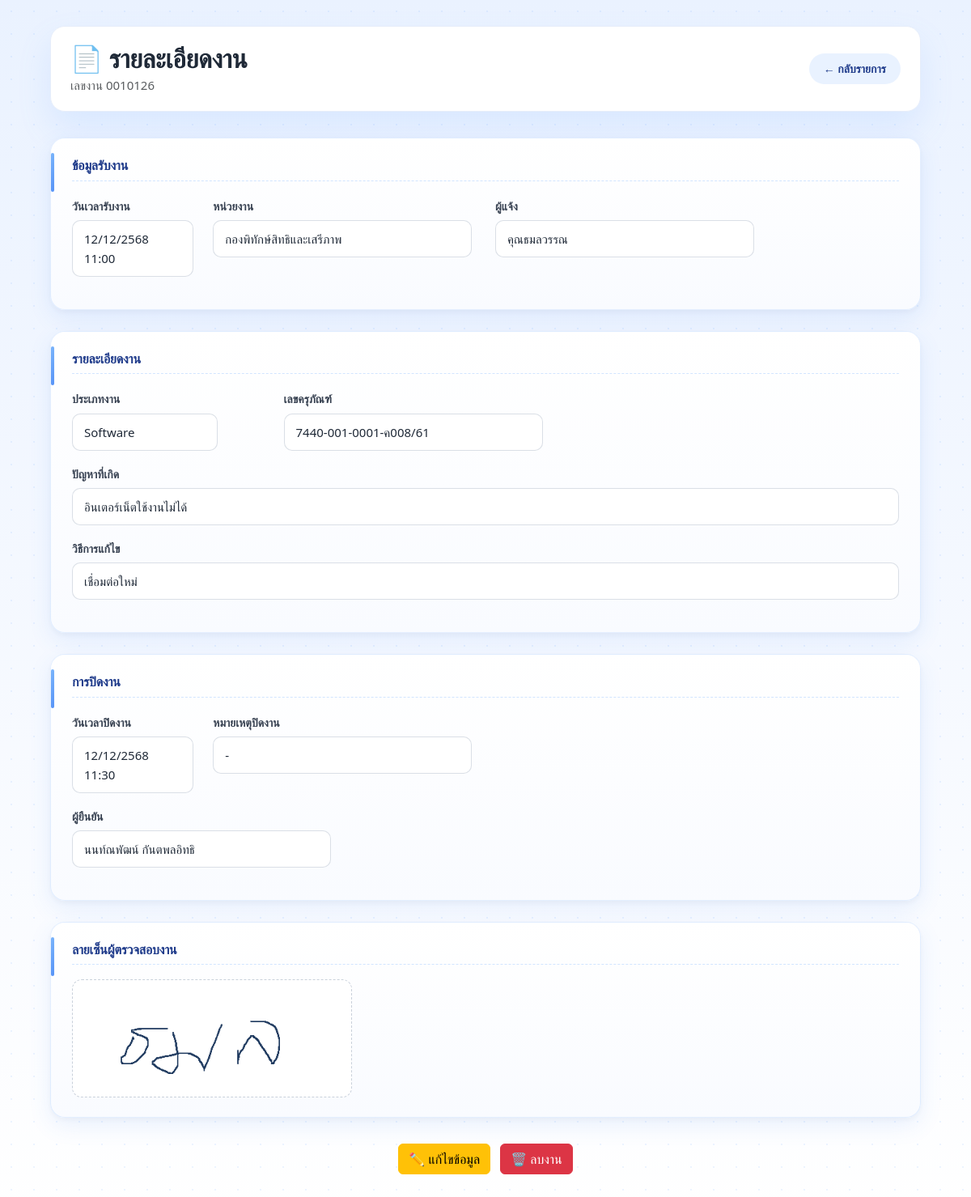
Screenshot of /view/1 with the database file from the repository.
### tables this page shows
CREATE TABLE reports (
            id INTEGER PRIMARY KEY AUTOINCREMENT,
            work_no TEXT UNIQUE,
            receive_datetime TEXT,
            department TEXT,
            reporter TEXT,
            job_type TEXT,
            asset_no TEXT,
            problem TEXT,
            solution TEXT,
            completed_datetime TEXT,
            close_note TEXT,
            confirm_name TEXT,
            signature TEXT,
            created_at TEXT
        );

CREATE TABLE departments (
    id INTEGER PRIMARY KEY AUTOINCREMENT,
    short_name TEXT NOT NULL,
    full_name TEXT NOT NULL,
    active INTEGER DEFAULT 1
);

### app.py (the view)
@app.route("/view/<int:report_id>")
def view_report(report_id):
    conn = sqlite3.connect(DB_NAME)
    cursor = conn.cursor()
    cursor.execute(
        """
        SELECT
            id,
            work_no,
            receive_datetime,
            department,
            reporter,
            job_type,
            asset_no,
            problem,
            solution,
            completed_datetime,
            close_note,
            confirm_name,
            signature
        FROM reports
        WHERE id=?
    """,
        (report_id,),
    )
    r = cursor.fetchone()
    conn.close()
    if not r:
        return "ไม่พบข้อมูลงาน", 404
    data = {
        "id": r[0],
        "work_no": r[1],
        "receive_datetime": format_date_th(r[2]),
        "department": get_department_full(r[3]),
        "reporter": r[4],
        "job_type": r[5],
        "asset_no": r[6],
        "problem": r[7],
        "solution": r[8],
        "completed_datetime": format_date_th(r[9]),
        "close_note": r[10],
        "confirm_name": r[11],
        "signature": os.path.basename(r[12]) if r[12] else None,
    }
    return render_template("view.html", data=data)

### app.py (called while the page is built)
def get_db():
    conn = sqlite3.connect("report.db")
    conn.row_factory = sqlite3.Row
    return conn

def get_department_full(code):
    conn = get_db()
    cur = conn.cursor()
    cur.execute(
        "SELECT full_name FROM departments WHERE short_name = ?",
        (code,)
    )
    row = cur.fetchone()
    conn.close()
    return row[0] if row else code

def format_date_th(date_str):
    if not date_str:
        return ""
    try:
        dt = datetime.strptime(date_str, "%Y-%m-%d %H:%M")
        year_be = dt.year + 543
        return f"{dt.day:02d}/{dt.month:02d}/{year_be} {dt.strftime('%H:%M')}"
    except:
        return ""

### templates/view.html (shortened to what this page needs)
<!DOCTYPE html>
<html lang="th">
<head>
    <link href="https://cdn.jsdelivr.net/npm/bootstrap@5.3.2/dist/css/bootstrap.min.css" rel="stylesheet">
    <link rel="stylesheet" href="/static/theme.css">
</head>
<body>
<div class="container">
    <div class="report-header">
        <div>
            <h2>📄 รายละเอียดงาน</h2>
            <div class="text-muted">
                เลขงาน {{ data.work_no }}
            </div>
        </div>
        <a href="/list" class="btn-back">
            ← กลับรายการ
        </a>
    </div>
    <div class="section-box">
        <h5>ข้อมูลรับงาน</h5>
        <div class="row">
            <div class="col-md-2 mb-3">
                <label>วันเวลารับงาน</label>
                <div class="value input-sm">
                    {{ data.receive_datetime }}
                </div>
            </div>
            <div class="col-md-4 mb-3">
                <label>หน่วยงาน</label>
                <div class="value input-md">
                    {{ data.department }}
                </div>
            </div>
            <div class="col-md-4 mb-3">
                <label>ผู้แจ้ง</label>
                <div class="value input-md">
                    {{ data.reporter }}
                </div>
            </div>
        </div>
    </div>
    <div class="section-box">
        <h5>รายละเอียดงาน</h5>
        <div class="row">
            <div class="col-md-3 mb-3">
                <label>ประเภทงาน</label>
                <div class="value input-sm">
                    {{ data.job_type }}
                </div>
            </div>
            <div class="col-md-5 mb-3">
                <label>เลขครุภัณฑ์</label>
                <div class="value input-md">
                    {{ data.asset_no if data.asset_no else "-" }}
                </div>
            </div>
        </div>
        <div class="mb-3">
            <label>ปัญหาที่เกิด</label>
            <div class="value input-lg">
                {{ data.problem }}
            </div>
        </div>
        <div class="mb-3">
            <label>วิธีการแก้ไข</label>
            <div class="value input-lg">
                {{ data.solution }}
            </div>
        </div>
    </div>
    <div class="section-box">
        <h5>การปิดงาน</h5>
        <div class="row">
            <div class="col-md-2 mb-3">
                <label>วันเวลาปิดงาน</label>
                <div class="value input-sm">
                    {{ data.completed_datetime if data.completed_datetime else "-" }}
                </div>
            </div>
            <div class="col-md-6 mb-3">
                <label>หมายเหตุปิดงาน</label>
                <div class="value input-md">
                    {{ data.close_note if data.close_note else "-" }}
                </div>
            </div>
        </div>
        <div class="mb-3">
            <label>ผู้ยืนยัน</label>
            <div class="value input-md">
                {{ data.confirm_name if data.confirm_name else "-" }}
            </div>
        </div>
    </div>
    <div class="section-box">
        <h5>ลายเซ็นผู้ตรวจสอบงาน</h5>
        {% if data.signature %}
            <div class="signature-box">
                <img src="/static/signatures/{{ data.signature }}?v={{ data.id }}"
                     alt="ลายเซ็น"
                     style="max-width:320px;">
            </div>
        {% else %}
            <div class="value value-muted input-md">
                ไม่มีลายเซ็น
            </div>
        {% endif %}
    </div>
    <div class="submit-wrapper">
        <a href="/edit/{{ data.id }}" class="btn btn-warning me-2">
            ✏️ แก้ไขข้อมูล
        </a>
        <form action="/delete/{{ data.id }}"
              method="post"
              style="display:inline;"
              onsubmit="return confirm('⚠️ ต้องการลบงานนี้ถาวร ใช่หรือไม่?');">
            <button type="submit" class="btn btn-danger">
                🗑️ ลบงาน
            </button>
        </form>
    </div>
</div>
</body>
</html>

### static/theme.css (style rules this page uses)
:root { --primary: #6CA8FF; --bg: #F5F9FF; --card: #FFFFFF; --border: #E6EDFA; --text-main: #1F2937; --text-muted: #94A3B8; }
body { background-color: var(--bg); color: var(--text-main); font-family: "Segoe UI", Tahoma, sans-serif; }
.section-box { background: linear-gradient( 180deg, #ffffff 0%, #f9fbff 100% ) !important; border-radius: 18px !important; border: 1px solid rgba(108,168,255,0.18) !important; box-shadow: 0 10px 28px rgba(59,130,246,0.10), 0 3px 8px rgba(0,0,0,0.04) !important; padding: 24px 26px !important; }
.btn-back { display: inline-flex; align-items: center; gap: 6px; padding: 8px 18px; border-radius: 999px; background: rgba(108,168,255,0.15); color: #1e3a8a; font-weight: 600; font-size: 14px; text-decoration: none; transition: background 0.25s ease, transform 0.25s ease, box-shadow 0.25s ease; }
.report-header { display: flex; justify-content: space-between; align-items: center; background: #ffffff; padding: 20px 24px; border-radius: 18px; border: 1px solid var(--border); box-shadow: 0 20px 40px rgba(108,168,255,0.15); margin-bottom: 32px; }
.input-sm { max-width: 180px; }
.input-md { max-width: 320px; }
.input-lg { max-width: 100%; }
.value { background: #ffffff; border: 1px solid rgba(148,163,184,0.35); border-radius: 10px; padding: 10px 14px; min-height: 42px; display: flex; align-items: center; }
body { background: linear-gradient( 180deg, #eaf2ff 0%, #f4f8ff 45%, #ffffff 100% ); min-height: 100vh; font-size: 15px; line-height: 1.6; color: #1f2937; }
body::before { content: ""; position: fixed; inset: 0; background-image: radial-gradient(rgba(108,168,255,0.12) 1px, transparent 1px); background-size: 28px 28px; pointer-events: none; z-index: -1; }
.container { max-width: 1100px; padding-top: 32px; padding-bottom: 48px; }
.report-header h2 { font-weight: 700; letter-spacing: -0.3px; margin-bottom: 2px; }
.section-box { background: #ffffff; border-radius: 16px; padding: 24px 24px 24px 28px; margin-bottom: 26px; border: 1px solid var(--border); position: relative; box-shadow: 0 14px 30px rgba(108,168,255,0.12); transition: all .2s ease; }
.section-box::before { content: ""; position: absolute; left: 0; top: 16px; bottom: 16px; width: 4px; background: var(--primary); border-radius: 4px; }
.section-box h5 { color: var(--primary); font-size: 16px; letter-spacing: -0.2px; padding-bottom: 8px; margin-bottom: 16px; border-bottom: 1px dashed rgba(108,168,255,0.3); }
.section-box::before { content: ""; position: absolute; top: 18px; left: 0; width: 4px; height: 48px; border-radius: 4px; background: linear-gradient( 180deg, #60a5fa, #3b82f6 ); opacity: 0.85; }
.section-box h5 { font-weight: 600; margin-bottom: 18px; display: flex; align-items: center; gap: 8px; color: #1e3a8a; }
label { font-weight: 600; font-size: 14px; color: #374151; margin-bottom: 6px; }
.btn { transition: all .2s ease; }
.submit-wrapper { text-align: center; margin: 32px 0; }
.section-box { background: #ffffff; border-radius: 16px; padding: 24px; transition: transform 0.35s cubic-bezier(0.22, 1, 0.36, 1), box-shadow 0.35s ease, border-color 0.35s ease; border: 1px solid rgba(0,0,0,0.04); position: relative; }
.section-box { overflow: visible !important; }
.report-header, .section-box { position: relative; z-index: 1; }
.section-box, .card, .table-box { background: linear-gradient( 180deg, #ffffff 0%, #f9fbff 100% ); border-radius: 18px; border: 1px solid rgba(108, 168, 255, 0.18); box-shadow: 0 18px 40px rgba(59, 130, 246, 0.12); }
body { font-family: "Prompt", "Segoe UI", Tahoma, sans-serif; }

### templates/view.html (style rules this page uses)
.input-sm { max-width: 180px; }
.input-md { max-width: 320px; }
.input-lg { max-width: 100%; }
.value { background: #ffffff; border: 1px solid rgba(148,163,184,0.35); border-radius: 10px; padding: 10px 14px; min-height: 42px; display: flex; align-items: center; }
.signature-box { background: #ffffff; border: 1px dashed rgba(148,163,184,0.5); border-radius: 12px; padding: 12px; display: inline-block; }

### rows the page displays
reports: work_no "0010126", reporter "คุณธมลวรรณ", job_type "Software", asset_no "7440-001-0001-ค008/61", problem "อินเตอร์เน็ตใช้งานไม่ได้", solution "เชื่อมต่อใหม่", confirm_name "นนท์ณพัฒน์ กันตพลอิทธิ", signature (picture)
departments: department "กองพิทักษ์สิทธิและเสรีภาพ"

### other values shown
{{ data.receive_datetime }} "12/12/2568 11:00"
{{ data.completed_datetime if data.completed_datetime else "-" }} "12/12/2568 11:30"
{{ data.close_note if data.close_note else "-" }} "-"
